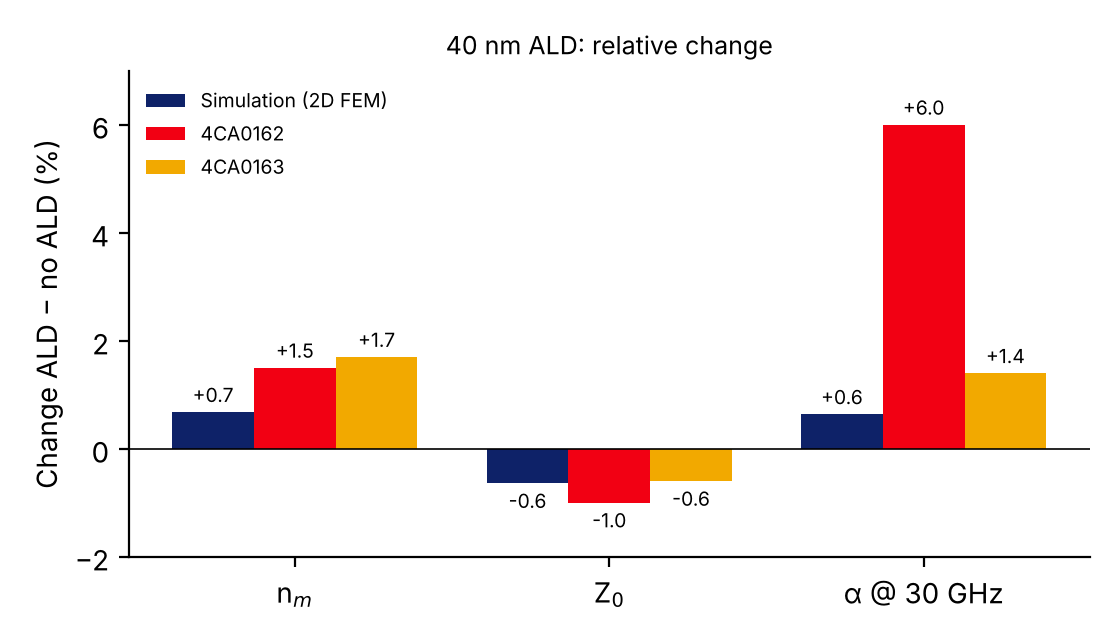

Python code for this plot:
import matplotlib; matplotlib.use("Agg")
import matplotlib.pyplot as plt, numpy as np, copy
from pptx import Presentation
from pptx.util import Emu, Pt
from pptx.dml.color import RGBColor
from pptx.enum.shapes import MSO_SHAPE
# --- chart: % change, sim vs measured
labs=["n$_m$","Z$_0$","α @ 30 GHz"]
sim=[0.68,-0.64,0.64]; w62=[1.5,-1.0,6.0]; w63=[1.7,-0.6,1.4]
x=np.arange(3); fig,ax=plt.subplots(figsize=(5.6,3.2),dpi=200)
for k,(v,c,l) in enumerate([(sim,"#0E2268","Simulation (2D FEM)"),(w62,"#F20013","4CA0162"),(w63,"#F2A900","4CA0163")]):
    b=ax.bar(x+(k-1)*0.26,v,0.26,color=c,label=l)
    ax.bar_label(b,[f"{u:+.1f}" for u in v],fontsize=7,padding=2)
ax.axhline(0,color="k",lw=0.6); ax.set_xticks(x,labs); ax.set_ylabel("Change ALD − no ALD (%)")
ax.set_ylim(-2,7); ax.legend(fontsize=7,frameon=False,loc="upper left"); ax.spines[["top","right"]].set_visible(False)
ax.set_title("40 nm ALD: relative change",fontsize=9); fig.tight_layout(); fig.savefig("sim_vs_meas.png")
# --- slide
p=Presentation("in.pptx"); ref=p.slides[7]; s=p.slides.add_slide(ref.slide_layout)
for ph in list(s.placeholders): ph._element.getparent().remove(ph._element)
def tb(x,y,w,h,paras):
    t=s.shapes.add_textbox(Emu(x),Emu(y),Emu(w),Emu(h)).text_frame; t.word_wrap=True
    for i,(txt,sz,b,col) in enumerate(paras):
        pa=t.paragraphs[0] if i==0 else t.add_paragraph(); r=pa.add_run(); r.text=txt
        r.font.size=Pt(sz); r.font.bold=b; r.font.name="Arial"; r.font.color.rgb=RGBColor.from_string(col)
def box(x,y,w,h,fill,line=None):
    r=s.shapes.add_shape(MSO_SHAPE.ROUNDED_RECTANGLE,Emu(x),Emu(y),Emu(w),Emu(h)); r.fill.solid(); r.fill.fore_color.rgb=RGBColor.from_string(fill)
    if line: r.line.color.rgb=RGBColor.from_string(line)
    else: r.line.fill.background()
    r.adjustments[0]=0.05; r.shadow.inherit=False
tb(502920,384048,11000000,640080,[("Simulation vs measurement",28,False,"1A1A1A")])
tb(548640,932688,10789920,365760,[("2D FEM (volumetric gold, ALD εr 9.8, lossless) vs per-line median change, CORDOBA 8 mm",15,True,"0E2268")])
rows=[("FOM","Simulation","4CA0162","4CA0163","Agreement"),
 ("Δnm @ 60 GHz","+0.014 (+0.68 %)","+0.034 (+1.5 %)","+0.038 (+1.7 %)","sign ✓, ~2.5× low"),
 ("ΔZ0 (Ω)","−0.23 (−0.64 %)","−0.41 (−1.0 %)","−0.26 (−0.6 %)","✓ good"),
 ("Δα @ 30 GHz (dB/cm)","≈ +0.02–0.03","+0.26 (+6.0 %)","+0.06 (+1.4 %)","4CA0163 ✓, 4CA0162 ~10×"),
 ("Δα @ 60 GHz (dB/cm)","+0.035 (+0.64 %)","+0.21","−0.06 (±0.07)","4CA0163 ✓, 4CA0162 ✗"),
 ("Δα, tan δ = 0.05","+0.07 @ 60 GHz","—","—","upper bound, still < 0.21")]
tbl=s.shapes.add_table(len(rows),5,Emu(411480),Emu(1371600),Emu(6035040),Emu(2414016)).table
for j,wd in enumerate([1500000,1250000,1050000,1050000,1185040]): tbl.columns[j].width=Emu(wd)
for i,r in enumerate(rows):
    tbl.rows[i].height=Emu(402336)
    for j,v in enumerate(r):
        c=tbl.cell(i,j); c.fill.solid(); c.fill.fore_color.rgb=RGBColor.from_string("0E2268" if i==0 else ("F6F7FA" if i%2 else "FFFFFF"))
        c.margin_left=c.margin_right=Emu(50000)
        pa=c.text_frame.paragraphs[0]; pa.text=""; ru=pa.add_run(); ru.text=v; ru.font.size=Pt(9.5); ru.font.name="Arial"
        ru.font.bold=(i==0 or j==0); ru.font.color.rgb=RGBColor.from_string("FFFFFF" if i==0 else "1A1A1A")
box(411480,4000000,2926080,2263000,"F1F3F8")
tb(548640,4070000,2651760,2150000,[("Agree",13.5,True,"2E8B57"),
 ("All signs: nm ↑, Z0 ↓, α ↑",12,False,"1A1A1A"),("Z0: −0.64 % sim vs −0.6…−1.0 %",12,False,"1A1A1A"),
 ("→ ALD capacitance (εr 9.8) captured",12,False,"1A1A1A"),("α on 4CA0163 within ±0.07 dB/cm",12,False,"1A1A1A")])
box(3520440,4000000,2926080,2263000,"F1F3F8")
tb(3657600,4070000,2651760,2150000,[("Differ",13.5,True,"F20013"),
 ("Δnm 2.5× larger than sim; Δn/n + ΔZ/Z ≈ +1 % → L also rises: not a cross-section effect",12,False,"1A1A1A"),
 ("Δα on 4CA0162: 10× sim; ALD tan δ cannot explain it",12,False,"1A1A1A")])
box(6629400,1371600,5212080,3108960,"FFFFFF","D9DCE3")
s.shapes.add_picture("sim_vs_meas.png",Emu(6675120),Emu(1440000),Emu(5120640),Emu(2926080))
box(6629400,4617720,5212080,1645920,"F1F3F8")
tb(6766560,4690872,4937760,1536192,[("Likely cause of the gaps",13.5,True,"0E2268"),
 ("Pads/tees are inside the 8 mm de-embedding; the 2D model has the uniform line only.",12,False,"1A1A1A"),
 ("Pad ripple 0.6 → 2.3 Ω after ALD: the ends changed.",12,False,"1A1A1A"),
 ("Wafer-dependent α: probe contact / gold process, not ALD loss.",12,False,"1A1A1A"),
 ("Next: multi-length or TRL extraction before/after ALD.",12,False,"1A1A1A")])
# move new slide before conclusions (index 8)
lst=p.slides._sldIdLst; el=lst[-1]; lst.remove(el); lst.insert(8,el)
p.save("Cordoba_ALD_RF_impact.pptx")
